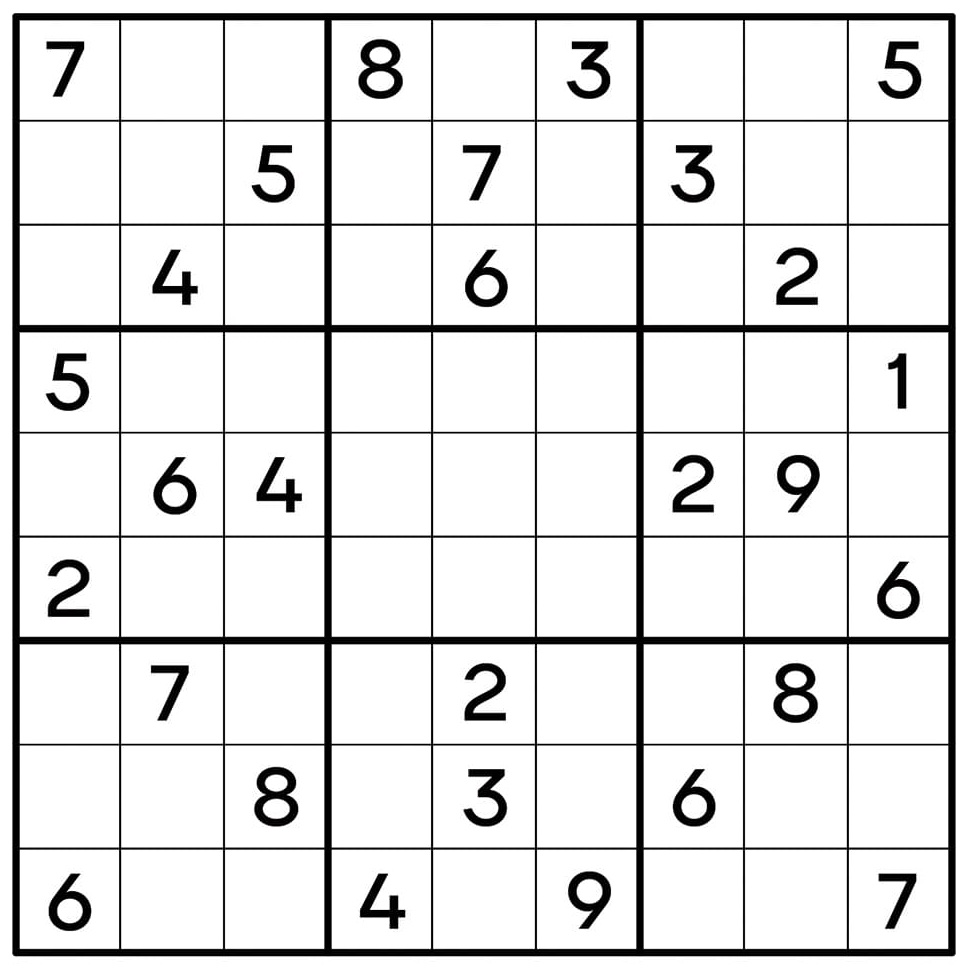
#> input picture Sistemas inteligentes/prácticas/práctica 1/sudoku2.jpg, 970 x 970 px, found by its file name
$ jupyter execute --allow-errors practica1.ipynb   (shell and % lines are left out)
#> lines starting #> are read from the running program, lines starting #| are printed output that depends on the picture; after the words box and inside, x2 and y2 are one past the last pixel; in counts of white or black regions, pixels touching at a corner belong together
[cell 1]
# ==============================================================================
# 1. SETUP AND INSTALLATION
# ==============================================================================

# Mount Google Drive
from google.colab import drive
drive.mount('/content/drive', force_remount=True)

# Install dependencies

# Import libraries
import cv2
import numpy as np
import pytesseract
from matplotlib import pyplot as plt

# ==============================================================================
# 2. IMAGE LOADING AND PREPROCESSING
# ==============================================================================

# !!! ADJUST THIS PATH TO YOUR IMAGE !!!
image_path = '/content/drive/MyDrive/SI/imagenes/sudoku2.jpg'

# Load the image
image = cv2.imread(image_path)
#> image is the input picture: shape (970, 970, 3); mean B, G, R 226.9, 226.9, 226.9
if image is None:
    raise Exception("Error: Could not load image from path: {image_path}")

# Resize if too large
height, width = image.shape[:2]
#> height = 970; width = 970
if width > 800:
    scale = 800 / width
#> scale = 0.825
    image = cv2.resize(image, (int(width * scale), int(height * scale)))
#> image: shape (800, 800, 3)

gray_image = cv2.cvtColor(image, cv2.COLOR_BGR2GRAY)

# Enhanced preprocessing
blurred_image = cv2.GaussianBlur(gray_image, (5, 5), 0)
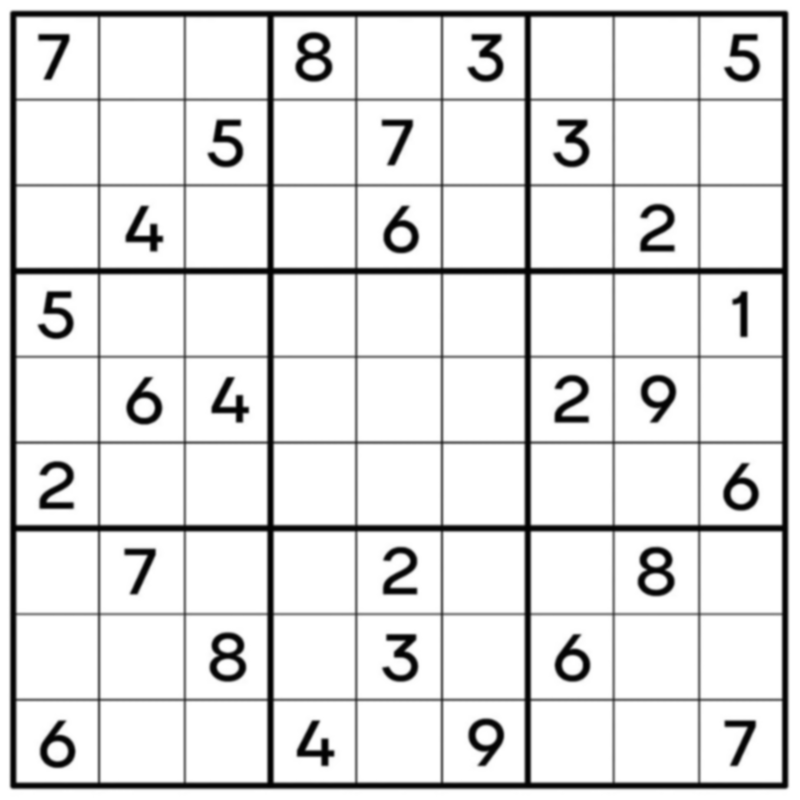
#> blurred_image: shape (800, 800); min 0, max 255, mean 226.9
threshold_image = cv2.adaptiveThreshold(
    blurred_image, 255, cv2.ADAPTIVE_THRESH_GAUSSIAN_C,
    cv2.THRESH_BINARY_INV, 11, 2
)
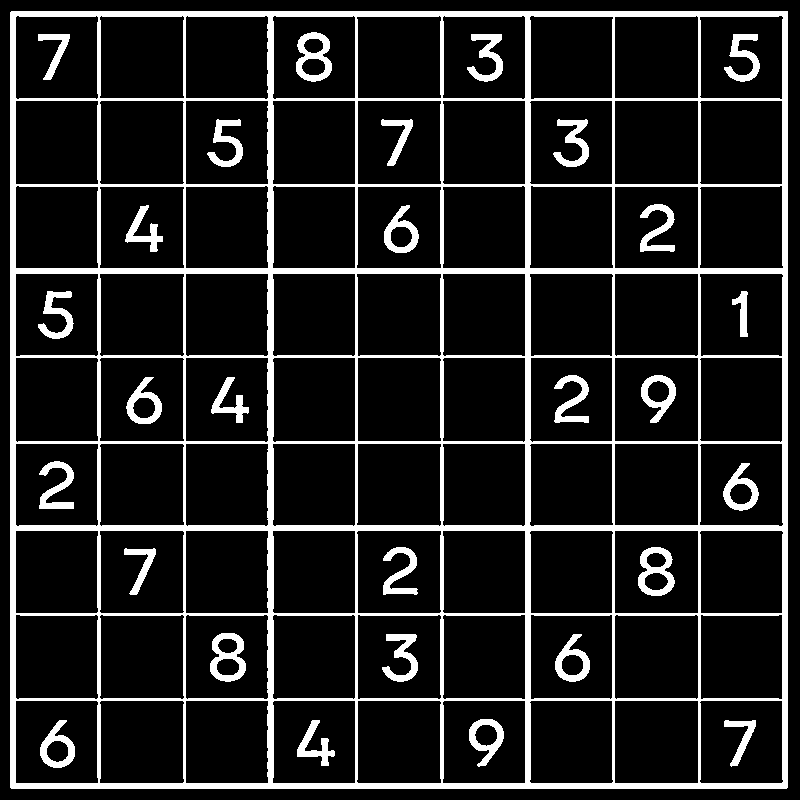
#> threshold_image: shape (800, 800); 13.1% white; 29 white regions, largest, box (x1, y1, x2, y2) and area: (10, 11, 788, 789) 64926, (638, 547, 675, 596) 894, (296, 32, 332, 82) 890

# ==============================================================================
# 3. MAIN GRID DETECTION
# ==============================================================================

# Find the largest contour (the outer grid)
external_contours, _ = cv2.findContours(threshold_image.copy(), cv2.RETR_EXTERNAL, cv2.CHAIN_APPROX_SIMPLE)
#> external_contours = 1 item

if not external_contours:
    raise Exception("Error: No external contours found.")

grid_contour = max(external_contours, key=cv2.contourArea)
#> grid_contour = [[11, 11], [10, 12], [10, 787], [11, 788], [786, 788], [787, 787], [787, 11]]

# Approximate contour to polygon
epsilon = 0.02 * cv2.arcLength(grid_contour, True)
#> epsilon = 62.12
approx_corners = cv2.approxPolyDP(grid_contour, epsilon, True)
#> approx_corners = [[11, 11], [10, 787], [786, 788], [787, 11]]

# If 4 points detected, apply perspective transform
if len(approx_corners) == 4:
    points = approx_corners.reshape(4, 2).astype(np.float32)
#> points = [[11, 11], [10, 787], [786, 788], [787, 11]]

    # Order points: top-left, top-right, bottom-right, bottom-left
    ordered_points = np.zeros((4, 2), dtype=np.float32)
    s = points.sum(axis=1)
#> s = [22, 797, 1574, 798]
    ordered_points[0] = points[np.argmin(s)]  # top-left
    ordered_points[2] = points[np.argmax(s)]  # bottom-right

    diff = np.diff(points, axis=1)
#> diff = [0, 777, 2, -776]
    ordered_points[1] = points[np.argmin(diff)]  # top-right
    ordered_points[3] = points[np.argmax(diff)]  # bottom-left

    # Output size
    side_length = 450
    destination_points = np.array([
        [0, 0],
        [side_length - 1, 0],
        [side_length - 1, side_length - 1],
        [0, side_length - 1]
    ], dtype=np.float32)

    # Apply perspective transform
    transform_matrix = cv2.getPerspectiveTransform(ordered_points, destination_points)
    warped_gray = cv2.warpPerspective(gray_image, transform_matrix, (side_length, side_length))
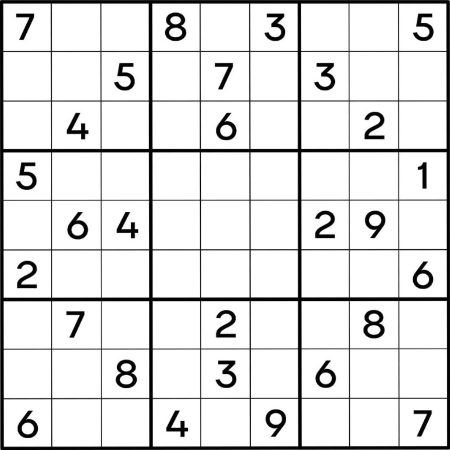
#> warped_gray: shape (450, 450); min 0, max 255, mean 225.6
    warped_thresh = cv2.warpPerspective(threshold_image, transform_matrix, (side_length, side_length))
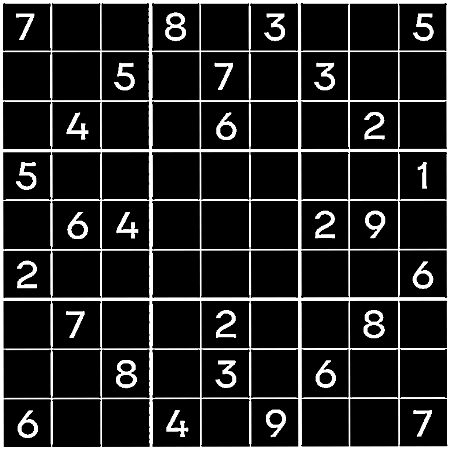
#> warped_thresh: shape (450, 450); min 0, max 255, mean 35.6
else:
    # If 4 corners not detected, crop bounding rectangle
    x_grid, y_grid, w_grid, h_grid = cv2.boundingRect(grid_contour)
    warped_gray = gray_image[y_grid:y_grid+h_grid, x_grid:x_grid+w_grid]
    warped_thresh = threshold_image[y_grid:y_grid+h_grid, x_grid:x_grid+w_grid]
    side_length = max(warped_gray.shape)
    warped_gray = cv2.resize(warped_gray, (side_length, side_length))
    warped_thresh = cv2.resize(warped_thresh, (side_length, side_length))

# ==============================================================================
# 4. DIRECT CELL EXTRACTION
# ==============================================================================

def extract_sudoku_grid(warped_gray_img, warped_thresh_img):
    """
    Extracts sudoku by dividing the image directly into 9x9 cells
    """
    sudoku_matrix = np.zeros((9, 9), dtype=int)
    cell_size = warped_gray_img.shape[0] // 9
#> cell_size = 50

    # Kernel for digit dilation
    kernel = np.ones((2, 2), np.uint8)

    for row in range(9):
        for col in range(9):
            # Extract cell with margins
            y1 = row * cell_size
            y2 = (row + 1) * cell_size
            x1 = col * cell_size
            x2 = (col + 1) * cell_size

            cell = warped_thresh_img[y1:y2, x1:x2]

            # Apply inner margins to avoid grid lines
            margin = int(cell_size * 0.15)
            cell = cell[margin:-margin, margin:-margin]

            if cell.size == 0:
                continue

            # Check if cell has significant content
            white_pixels = cv2.countNonZero(cell)
            total_pixels = cell.shape[0] * cell.shape[1]

            if white_pixels < total_pixels * 0.05:
                sudoku_matrix[row, col] = 0
                continue

            # Preprocess for OCR
            resized_cell = cv2.resize(cell, (64, 64), interpolation=cv2.INTER_AREA)

            # Dilate digits
            resized_cell = cv2.dilate(resized_cell, kernel, iterations=1)

            # Add black border
            bordered_cell = cv2.copyMakeBorder(
                resized_cell, 10, 10, 10, 10,
                cv2.BORDER_CONSTANT, value=[0, 0, 0]
            )

            # Invert for Tesseract (expects black text on white)
            ocr_ready_cell = cv2.bitwise_not(bordered_cell)

            # Tesseract configuration
            ocr_config = r'--oem 3 --psm 10 -c tessedit_char_whitelist=123456789'

            try:
                digit = pytesseract.image_to_string(ocr_ready_cell, config=ocr_config).strip()

                if digit.isdigit() and len(digit) == 1:
                    sudoku_matrix[row, col] = int(digit)
                else:
                    sudoku_matrix[row, col] = 0
            except:
                sudoku_matrix[row, col] = 0
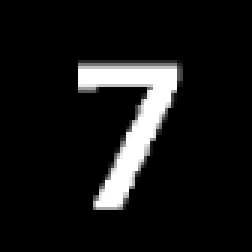
#> bordered_cell: shape (84, 84) (shown 3 times larger); min 0, max 255, mean 22.8
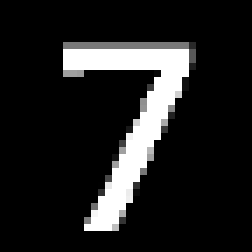
#> cell: shape (36, 36) (shown 7 times larger); min 0, max 255, mean 32.9
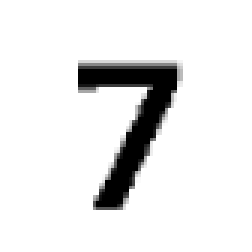
#> ocr_ready_cell: shape (84, 84) (shown 3 times larger); min 0, max 255, mean 232.2
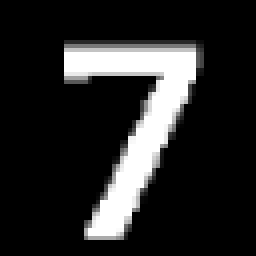
#> resized_cell: shape (64, 64) (shown 4 times larger); min 0, max 255, mean 39.2

    return sudoku_matrix

# ==============================================================================
# 5. EXECUTION AND VISUALIZATION
# ==============================================================================

# Extract sudoku
#> (the rest of this cell did not finish here and is left out)
